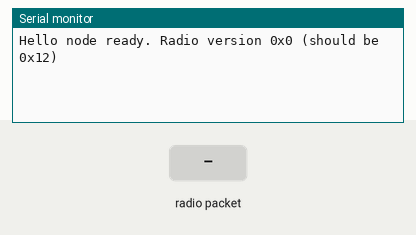
This sketch was run on a simulated Arduino Nano, built with avr-gcc and run on an emulated ATmega328P. Shown: the last lines printed to the serial monitor. The test bench sets the inputs (shaded band). No radio packets arrive unless stated.

Above: at 1.4 s.
1.5 s: radio packet "1" arrives
At 2.0 s:
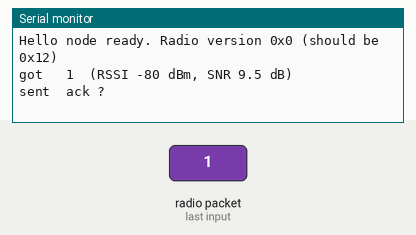
3.1 s: radio packet "0" arrives
At 3.21 s:
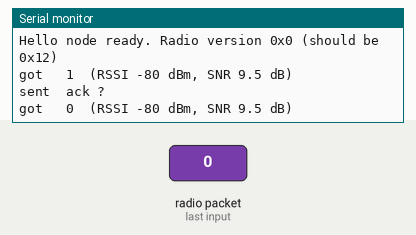
4.6 s: radio packet "2" arrives
At 5.6 s:
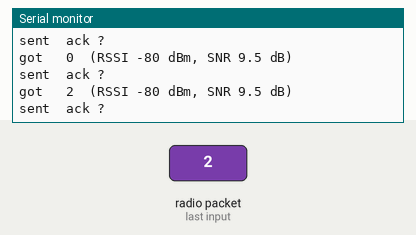

The sketch:

LoRa_hello_node.ino
```cpp
// Minimal LoRa test, Nano side: prints each packet and answers "ack" with the same number.
// Library defaults: 433 MHz, sync word 0x12, SF7, 125 kHz, 17 dBm, no CRC.
// Pair with LoRa_hello_master on the ESP32. Serial Monitor at 9600 baud.
//
// Wiring with the level converter: RST is a direct wire, so this sketch only pulls it LOW and
// then lets it float, never driving 5 V into the module. SPI runs at 125 kHz: the converter garbles signals above about 250 kHz.

#include <SPI.h>
#include <LoRa.h>

#define LORA_SS 10
#define LORA_RST 9
#define LORA_DIO0 2

uint8_t readRegister(uint8_t address) {
  digitalWrite(LORA_SS, LOW);
  SPI.beginTransaction(SPISettings(125000, MSBFIRST, SPI_MODE0));
  SPI.transfer(address & 0x7F);
  uint8_t value = SPI.transfer(0);
  SPI.endTransaction();
  digitalWrite(LORA_SS, HIGH);
  return value;
}

void setup() {
  Serial.begin(9600);
  delay(250);   // let the 3.3 V supply settle

  digitalWrite(LORA_RST, LOW);   // reset pulse without driving RST high
  pinMode(LORA_RST, OUTPUT);
  delay(1);
  pinMode(LORA_RST, INPUT);
  delay(10);

  LoRa.setPins(LORA_SS, -1, LORA_DIO0);
  LoRa.setSPIFrequency(125E3);
  if (!LoRa.begin(433E6)) {
    Serial.println("Starting LoRa failed! Check wiring.");
    while (1);
  }
  Serial.print("Hello node ready. Radio version 0x");
  Serial.print(readRegister(0x42), HEX);
  Serial.println(" (should be 0x12)");
}

void loop() {
  if (!LoRa.parsePacket()) return;

  String text;
  while (LoRa.available()) text += (char)LoRa.read();
  int rssi = LoRa.packetRssi();
  float snr = LoRa.packetSnr();

  Serial.print("got   ");
  Serial.print(text);
  Serial.print("  (RSSI ");
  Serial.print(rssi);
  Serial.print(" dBm, SNR ");
  Serial.print(snr, 1);
  Serial.println(" dB)");

  // Reply with "ack #N" for "hello #N".
  int hash = text.indexOf('#');
  String reply = "ack " + (hash >= 0 ? text.substring(hash) : String("?"));
  delay(50);   // give the master time to switch to receive
  LoRa.beginPacket();
  LoRa.print(reply);
  LoRa.endPacket();
  Serial.print("sent  ");
  Serial.println(reply);
}
```

Measured:
- after the input at 1.5 s, the serial monitor: prints a new line at once (image 1)
- after the input at 3.1 s, the serial monitor: prints a new line at once (image 2)
- after the input at 4.6 s, the serial monitor: prints a new line at once (image 3)
